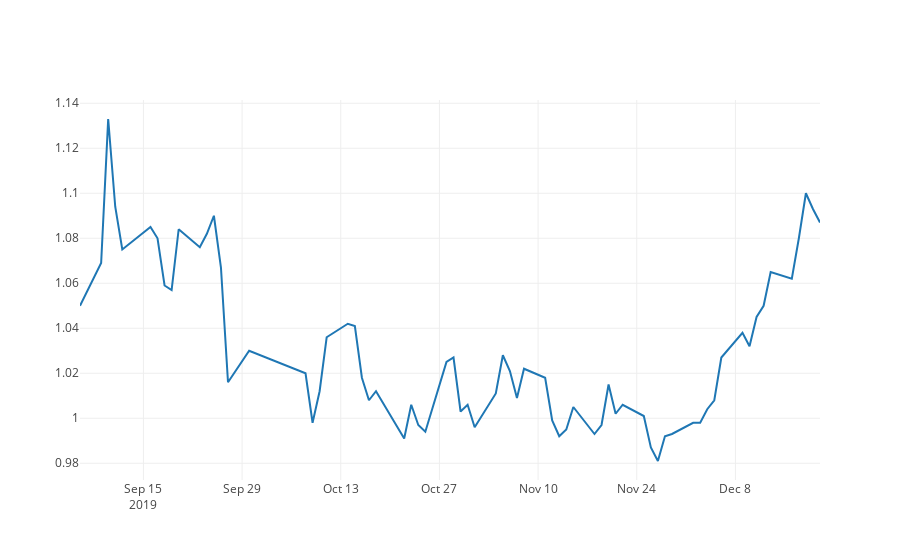

Source (notebook cell):
### Code cell
data_etf_513500 = [etf_513500]
py.iplot(data_etf_513500)
